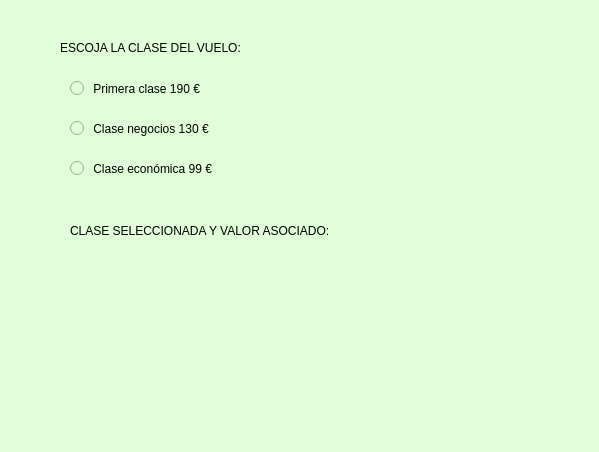
<?xml version="1.0" encoding="UTF-8"?>
<ui version="4.0">
 <class>dialogWindow</class>
 <widget class="QDialog" name="dialogWindow">
  <property name="geometry">
   <rect>
    <x>0</x>
    <y>0</y>
    <width>599</width>
    <height>452</height>
   </rect>
  </property>
  <property name="windowTitle">
   <string>Clase de vuelo</string>
  </property>
  <property name="styleSheet">
   <string notr="true">background-color: rgb(225, 255, 216);</string>
  </property>
  <widget class="QLabel" name="lbl_plainText1">
   <property name="geometry">
    <rect>
     <x>60</x>
     <y>40</y>
     <width>341</width>
     <height>16</height>
    </rect>
   </property>
   <property name="text">
    <string>ESCOJA LA CLASE DEL VUELO:</string>
   </property>
  </widget>
  <widget class="QRadioButton" name="btn_radio_primera">
   <property name="geometry">
    <rect>
     <x>70</x>
     <y>80</y>
     <width>281</width>
     <height>17</height>
    </rect>
   </property>
   <property name="text">
    <string> Primera clase 190 €</string>
   </property>
  </widget>
  <widget class="QRadioButton" name="btn_radio_negocios">
   <property name="geometry">
    <rect>
     <x>70</x>
     <y>120</y>
     <width>281</width>
     <height>17</height>
    </rect>
   </property>
   <property name="text">
    <string> Clase negocios 130 €</string>
   </property>
  </widget>
  <widget class="QRadioButton" name="btn_radio_economica">
   <property name="geometry">
    <rect>
     <x>70</x>
     <y>160</y>
     <width>281</width>
     <height>17</height>
    </rect>
   </property>
   <property name="text">
    <string> Clase económica 99 €</string>
   </property>
  </widget>
  <widget class="QLabel" name="lbl_plainText2">
   <property name="geometry">
    <rect>
     <x>70</x>
     <y>220</y>
     <width>391</width>
     <height>21</height>
    </rect>
   </property>
   <property name="text">
    <string>CLASE SELECCIONADA Y VALOR ASOCIADO:</string>
   </property>
  </widget>
  <widget class="QLabel" name="lbl_textToShow">
   <property name="geometry">
    <rect>
     <x>70</x>
     <y>300</y>
     <width>341</width>
     <height>41</height>
    </rect>
   </property>
   <property name="font">
    <font>
     <pointsize>14</pointsize>
    </font>
   </property>
   <property name="text">
    <string/>
   </property>
  </widget>
 </widget>
 <resources/>
 <connections/>
</ui>
